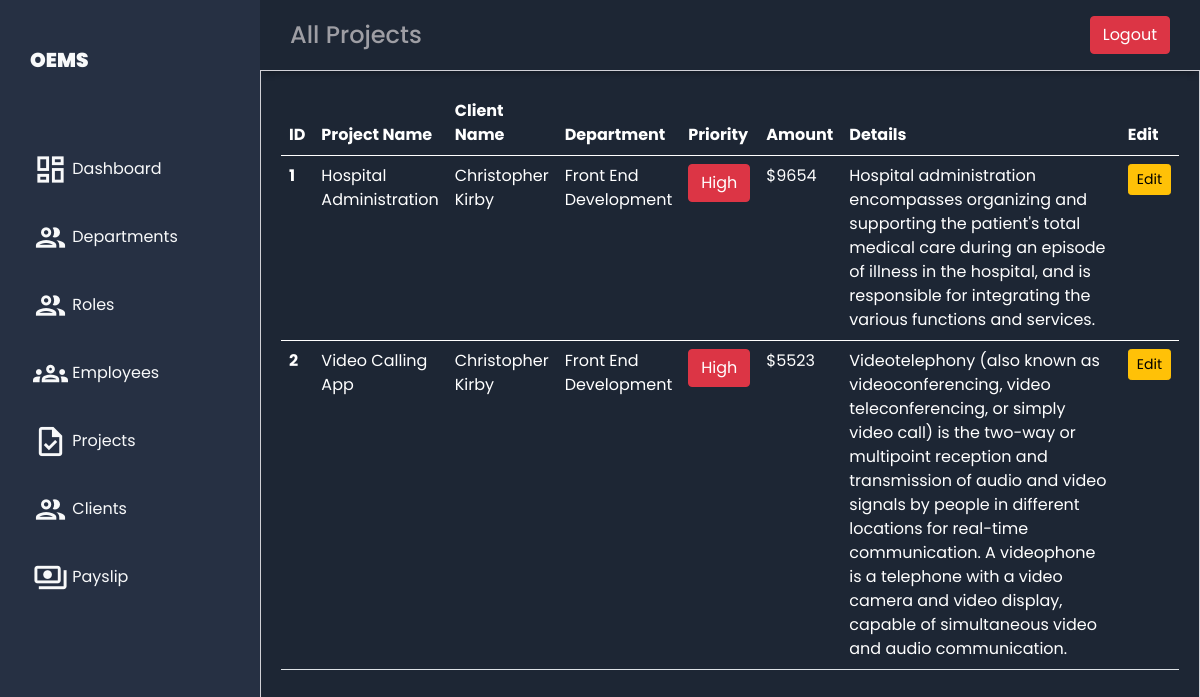
The app's page /all_project/ with its own data.
### emp_app/models.py (models this page shows, shortened)
class Project(models.Model):
    project_name = models.CharField(max_length= 100, null= True)
    project_details = models.TextField(blank=True, max_length=255)
    amount = models.IntegerField(default=0)
    priority = models.CharField(max_length=100,null=True, blank=True)
    client_name = models.ForeignKey(Client, on_delete=models.CASCADE)
    dept = models.ForeignKey(Department, on_delete=models.CASCADE,blank=True, null=True)

class Client(models.Model):
    client_name = models.CharField(max_length=255, null= False)
    client_email = models.EmailField(max_length=255, blank = True)
    client_phone = models.IntegerField(default=0)
    gender= models.CharField(max_length=255, null= False)
    website = models.CharField(max_length=255)
    def __str__(self):
        return self.client_name

class Department(models.Model):
    dept_name = models.CharField(max_length=100)
    def __str__(self):
        return self.dept_name

### emp_app/views.py (the view)
# urls.py: path('all_project/',all_project,name='all_project'),
def all_project(request):
    projects = Project.objects.all()
    context = {
        'projects': projects
    }
    return render(request, 'projects/all_project.html', context)

### templates/projects/all_project.html (shortened to what this page needs)
{% extends "employees/base.html" %}
{% load static %}
{% block header %}All Projects{% endblock %}
{% block content %}
<link rel="stylesheet" href="{% static '/css/view_all_emp.css' %}">
<main class="main-container">
    <table class="table text-white">
      <thead>
        <tr>
          <th scope="col">ID</th>
          <th scope="col">Project Name</th>
          <th scope="col">Client Name</th>
          <th scope="col">Department</th>
          <th scope="col">Priority</th>
          <th scope="col">Amount</th>
          <th scope="col">Details</th>
          <th scope="col">Edit</th>
        </tr>
      </thead>
        {% for project in projects %}
      <tbody>
        <tr>
          <th scope="row">{{forloop.counter}}</th>
          <td>{{project.project_name}}</td>
          <td>{{project.client_name}}</td>
          <td>{{project.dept}}</td>
          <td>{% if project.priority %}
            <span type="button" class="btn btn-danger">High</span>
            {% else %}
            <span type="button" class="btn btn-success">Low</span>
            {% endif %}
            </td>
          <td>${{project.amount}}</td>
          <td style="width: 400px;">{{project.project_details}}</td>
          <td>
            <a href="{% url 'edit_project' project.id %}">
                <button class="btn btn-warning btn-sm">Edit</button>
            </a>
          </td>
        </tr>
        {% endfor %}
      </tbody>
    </table>
</main>
{% endblock %}

### static/css/base.css (style rules this page uses)
body { margin: 0; padding: 0; background-color: #1d2634; color: #9e9ea4; font-family: 'Poppins', sans-serif; }

### static/css/view_all_emp.css (style rules this page uses)
.main-container { grid-area: main; overflow-y: auto; padding: 20px 20px; color: rgba(255, 255, 255, 0.95); border: 1px solid #d1d1d6; }

### records on screen
Project: project_name "Hospital Administration", client_name "Christopher Kirby", dept "Front End Development", priority "High", amount "9654", project_details "Hospital administration encompasses organizing and supporting the patient's total medical care during an episode of illness in the hospital, and is responsible for integrating the various functions and services."
Project: project_name "Video Calling App", client_name "Christopher Kirby", dept "Front End Development", priority "High", amount "5523", project_details "Videotelephony (also known as videoconferencing, video teleconferencing, or simply video call) is the two-way or multipoint reception and transmission of audio and video signals by people in different locations for real-time communication. A videophone is a telephone with a video camera and video display, capable of simultaneous video and audio communication."
